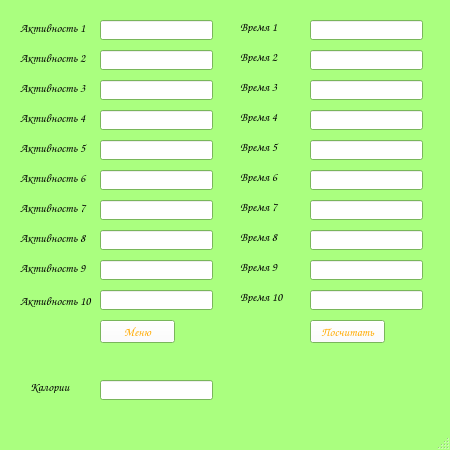
<?xml version="1.0" encoding="UTF-8"?>
<ui version="4.0">
 <class>BurnedcalorieWindow</class>
 <widget class="QMainWindow" name="BurnedcalorieWindow">
  <property name="geometry">
   <rect>
    <x>0</x>
    <y>0</y>
    <width>450</width>
    <height>450</height>
   </rect>
  </property>
  <property name="palette">
   <palette>
    <active>
     <colorrole role="WindowText">
      <brush brushstyle="SolidPattern">
       <color alpha="255">
        <red>0</red>
        <green>0</green>
        <blue>0</blue>
       </color>
      </brush>
     </colorrole>
     <colorrole role="Button">
      <brush brushstyle="SolidPattern">
       <color alpha="255">
        <red>255</red>
        <green>255</green>
        <blue>255</blue>
       </color>
      </brush>
     </colorrole>
     <colorrole role="Dark">
      <brush brushstyle="SolidPattern">
       <color alpha="255">
        <red>170</red>
        <green>255</green>
        <blue>127</blue>
       </color>
      </brush>
     </colorrole>
     <colorrole role="Text">
      <brush brushstyle="SolidPattern">
       <color alpha="255">
        <red>0</red>
        <green>0</green>
        <blue>0</blue>
       </color>
      </brush>
     </colorrole>
     <colorrole role="ButtonText">
      <brush brushstyle="SolidPattern">
       <color alpha="255">
        <red>255</red>
        <green>170</green>
        <blue>0</blue>
       </color>
      </brush>
     </colorrole>
     <colorrole role="Base">
      <brush brushstyle="SolidPattern">
       <color alpha="255">
        <red>255</red>
        <green>255</green>
        <blue>255</blue>
       </color>
      </brush>
     </colorrole>
     <colorrole role="Window">
      <brush brushstyle="SolidPattern">
       <color alpha="255">
        <red>170</red>
        <green>255</green>
        <blue>127</blue>
       </color>
      </brush>
     </colorrole>
    </active>
    <inactive>
     <colorrole role="WindowText">
      <brush brushstyle="SolidPattern">
       <color alpha="255">
        <red>0</red>
        <green>0</green>
        <blue>0</blue>
       </color>
      </brush>
     </colorrole>
     <colorrole role="Button">
      <brush brushstyle="SolidPattern">
       <color alpha="255">
        <red>255</red>
        <green>255</green>
        <blue>255</blue>
       </color>
      </brush>
     </colorrole>
     <colorrole role="Dark">
      <brush brushstyle="SolidPattern">
       <color alpha="255">
        <red>170</red>
        <green>255</green>
        <blue>127</blue>
       </color>
      </brush>
     </colorrole>
     <colorrole role="Text">
      <brush brushstyle="SolidPattern">
       <color alpha="255">
        <red>0</red>
        <green>0</green>
        <blue>0</blue>
       </color>
      </brush>
     </colorrole>
     <colorrole role="ButtonText">
      <brush brushstyle="SolidPattern">
       <color alpha="255">
        <red>255</red>
        <green>170</green>
        <blue>0</blue>
       </color>
      </brush>
     </colorrole>
     <colorrole role="Base">
      <brush brushstyle="SolidPattern">
       <color alpha="255">
        <red>255</red>
        <green>255</green>
        <blue>255</blue>
       </color>
      </brush>
     </colorrole>
     <colorrole role="Window">
      <brush brushstyle="SolidPattern">
       <color alpha="255">
        <red>170</red>
        <green>255</green>
        <blue>127</blue>
       </color>
      </brush>
     </colorrole>
    </inactive>
    <disabled>
     <colorrole role="WindowText">
      <brush brushstyle="SolidPattern">
       <color alpha="255">
        <red>170</red>
        <green>255</green>
        <blue>127</blue>
       </color>
      </brush>
     </colorrole>
     <colorrole role="Button">
      <brush brushstyle="SolidPattern">
       <color alpha="255">
        <red>255</red>
        <green>255</green>
        <blue>255</blue>
       </color>
      </brush>
     </colorrole>
     <colorrole role="Dark">
      <brush brushstyle="SolidPattern">
       <color alpha="255">
        <red>170</red>
        <green>255</green>
        <blue>127</blue>
       </color>
      </brush>
     </colorrole>
     <colorrole role="Text">
      <brush brushstyle="SolidPattern">
       <color alpha="255">
        <red>170</red>
        <green>255</green>
        <blue>127</blue>
       </color>
      </brush>
     </colorrole>
     <colorrole role="ButtonText">
      <brush brushstyle="SolidPattern">
       <color alpha="255">
        <red>170</red>
        <green>255</green>
        <blue>127</blue>
       </color>
      </brush>
     </colorrole>
     <colorrole role="Base">
      <brush brushstyle="SolidPattern">
       <color alpha="255">
        <red>170</red>
        <green>255</green>
        <blue>127</blue>
       </color>
      </brush>
     </colorrole>
     <colorrole role="Window">
      <brush brushstyle="SolidPattern">
       <color alpha="255">
        <red>170</red>
        <green>255</green>
        <blue>127</blue>
       </color>
      </brush>
     </colorrole>
    </disabled>
   </palette>
  </property>
  <property name="font">
   <font>
    <family>Comic Sans MS</family>
   </font>
  </property>
  <property name="cursor">
   <cursorShape>UpArrowCursor</cursorShape>
  </property>
  <property name="windowTitle">
   <string>СЧЕТЧИК КАЛОРИЙ</string>
  </property>
  <property name="windowIcon">
   <iconset>
    <normaloff>images/carrotico.ico</normaloff>images/carrotico.ico</iconset>
  </property>
  <widget class="QWidget" name="centralwidget">
   <widget class="QPushButton" name="returnmenu">
    <property name="geometry">
     <rect>
      <x>100</x>
      <y>320</y>
      <width>75</width>
      <height>23</height>
     </rect>
    </property>
    <property name="text">
     <string>Меню</string>
    </property>
   </widget>
   <widget class="QPushButton" name="burnedcounter">
    <property name="geometry">
     <rect>
      <x>310</x>
      <y>320</y>
      <width>75</width>
      <height>23</height>
     </rect>
    </property>
    <property name="text">
     <string>Посчитать</string>
    </property>
   </widget>
   <widget class="QLabel" name="activity1label">
    <property name="geometry">
     <rect>
      <x>20</x>
      <y>20</y>
      <width>71</width>
      <height>16</height>
     </rect>
    </property>
    <property name="text">
     <string>Активность 1</string>
    </property>
   </widget>
   <widget class="QLineEdit" name="activity1lineEdit">
    <property name="geometry">
     <rect>
      <x>100</x>
      <y>20</y>
      <width>113</width>
      <height>20</height>
     </rect>
    </property>
   </widget>
   <widget class="QLineEdit" name="activity2lineEdit">
    <property name="geometry">
     <rect>
      <x>100</x>
      <y>50</y>
      <width>113</width>
      <height>20</height>
     </rect>
    </property>
   </widget>
   <widget class="QLineEdit" name="activity3lineEdit">
    <property name="geometry">
     <rect>
      <x>100</x>
      <y>80</y>
      <width>113</width>
      <height>20</height>
     </rect>
    </property>
   </widget>
   <widget class="QLineEdit" name="activity4lineEdit">
    <property name="geometry">
     <rect>
      <x>100</x>
      <y>110</y>
      <width>113</width>
      <height>20</height>
     </rect>
    </property>
   </widget>
   <widget class="QLineEdit" name="activity5lineEdit">
    <property name="geometry">
     <rect>
      <x>100</x>
      <y>140</y>
      <width>113</width>
      <height>20</height>
     </rect>
    </property>
   </widget>
   <widget class="QLineEdit" name="activity6lineEdit">
    <property name="geometry">
     <rect>
      <x>100</x>
      <y>170</y>
      <width>113</width>
      <height>20</height>
     </rect>
    </property>
   </widget>
   <widget class="QLineEdit" name="activity7lineEdit">
    <property name="geometry">
     <rect>
      <x>100</x>
      <y>200</y>
      <width>113</width>
      <height>20</height>
     </rect>
    </property>
   </widget>
   <widget class="QLineEdit" name="activity8lineEdit">
    <property name="geometry">
     <rect>
      <x>100</x>
      <y>230</y>
      <width>113</width>
      <height>20</height>
     </rect>
    </property>
   </widget>
   <widget class="QLineEdit" name="activity9lineEdit">
    <property name="geometry">
     <rect>
      <x>100</x>
      <y>260</y>
      <width>113</width>
      <height>20</height>
     </rect>
    </property>
   </widget>
   <widget class="QLineEdit" name="activity10lineEdit">
    <property name="geometry">
     <rect>
      <x>100</x>
      <y>290</y>
      <width>113</width>
      <height>20</height>
     </rect>
    </property>
   </widget>
   <widget class="QLabel" name="activity2label">
    <property name="geometry">
     <rect>
      <x>20</x>
      <y>50</y>
      <width>71</width>
      <height>16</height>
     </rect>
    </property>
    <property name="text">
     <string>Активность 2</string>
    </property>
   </widget>
   <widget class="QLabel" name="activity3label">
    <property name="geometry">
     <rect>
      <x>20</x>
      <y>80</y>
      <width>71</width>
      <height>16</height>
     </rect>
    </property>
    <property name="text">
     <string>Активность 3</string>
    </property>
   </widget>
   <widget class="QLabel" name="activity4label">
    <property name="geometry">
     <rect>
      <x>20</x>
      <y>110</y>
      <width>71</width>
      <height>16</height>
     </rect>
    </property>
    <property name="text">
     <string>Активность 4</string>
    </property>
   </widget>
   <widget class="QLabel" name="activity5label">
    <property name="geometry">
     <rect>
      <x>20</x>
      <y>140</y>
      <width>71</width>
      <height>16</height>
     </rect>
    </property>
    <property name="text">
     <string>Активность 5</string>
    </property>
   </widget>
   <widget class="QLabel" name="activity6label">
    <property name="geometry">
     <rect>
      <x>20</x>
      <y>170</y>
      <width>71</width>
      <height>16</height>
     </rect>
    </property>
    <property name="text">
     <string>Активность 6</string>
    </property>
   </widget>
   <widget class="QLabel" name="activity7label">
    <property name="geometry">
     <rect>
      <x>20</x>
      <y>200</y>
      <width>71</width>
      <height>16</height>
     </rect>
    </property>
    <property name="text">
     <string>Активность 7</string>
    </property>
   </widget>
   <widget class="QLabel" name="activity8label">
    <property name="geometry">
     <rect>
      <x>20</x>
      <y>230</y>
      <width>71</width>
      <height>16</height>
     </rect>
    </property>
    <property name="text">
     <string>Активность 8</string>
    </property>
   </widget>
   <widget class="QLabel" name="activity9label">
    <property name="geometry">
     <rect>
      <x>20</x>
      <y>260</y>
      <width>71</width>
      <height>16</height>
     </rect>
    </property>
    <property name="text">
     <string>Активность 9</string>
    </property>
   </widget>
   <widget class="QLabel" name="activity10label">
    <property name="geometry">
     <rect>
      <x>20</x>
      <y>290</y>
      <width>81</width>
      <height>21</height>
     </rect>
    </property>
    <property name="text">
     <string>Активность 10</string>
    </property>
   </widget>
   <widget class="QLabel" name="time1label">
    <property name="geometry">
     <rect>
      <x>240</x>
      <y>20</y>
      <width>47</width>
      <height>13</height>
     </rect>
    </property>
    <property name="text">
     <string>Время 1</string>
    </property>
   </widget>
   <widget class="QLabel" name="time2label">
    <property name="geometry">
     <rect>
      <x>240</x>
      <y>50</y>
      <width>47</width>
      <height>13</height>
     </rect>
    </property>
    <property name="text">
     <string>Время 2</string>
    </property>
   </widget>
   <widget class="QLabel" name="time3label">
    <property name="geometry">
     <rect>
      <x>240</x>
      <y>80</y>
      <width>47</width>
      <height>13</height>
     </rect>
    </property>
    <property name="text">
     <string>Время 3</string>
    </property>
   </widget>
   <widget class="QLabel" name="time4label">
    <property name="geometry">
     <rect>
      <x>240</x>
      <y>110</y>
      <width>47</width>
      <height>13</height>
     </rect>
    </property>
    <property name="text">
     <string>Время 4</string>
    </property>
   </widget>
   <widget class="QLabel" name="time5label">
    <property name="geometry">
     <rect>
      <x>240</x>
      <y>140</y>
      <width>47</width>
      <height>13</height>
     </rect>
    </property>
    <property name="text">
     <string>Время 5</string>
    </property>
   </widget>
   <widget class="QLabel" name="time6label">
    <property name="geometry">
     <rect>
      <x>240</x>
      <y>170</y>
      <width>47</width>
      <height>13</height>
     </rect>
    </property>
    <property name="text">
     <string>Время 6 </string>
    </property>
   </widget>
   <widget class="QLabel" name="time7label">
    <property name="geometry">
     <rect>
      <x>240</x>
      <y>200</y>
      <width>47</width>
      <height>13</height>
     </rect>
    </property>
    <property name="text">
     <string>Время 7</string>
    </property>
   </widget>
   <widget class="QLabel" name="time8label">
    <property name="geometry">
     <rect>
      <x>240</x>
      <y>230</y>
      <width>47</width>
      <height>13</height>
     </rect>
    </property>
    <property name="text">
     <string>Время 8 </string>
    </property>
   </widget>
   <widget class="QLabel" name="time9label">
    <property name="geometry">
     <rect>
      <x>240</x>
      <y>260</y>
      <width>47</width>
      <height>13</height>
     </rect>
    </property>
    <property name="text">
     <string>Время 9</string>
    </property>
   </widget>
   <widget class="QLabel" name="time10label">
    <property name="geometry">
     <rect>
      <x>240</x>
      <y>290</y>
      <width>47</width>
      <height>13</height>
     </rect>
    </property>
    <property name="text">
     <string>Время 10</string>
    </property>
   </widget>
   <widget class="QLineEdit" name="time1lineEdit">
    <property name="geometry">
     <rect>
      <x>310</x>
      <y>20</y>
      <width>113</width>
      <height>20</height>
     </rect>
    </property>
   </widget>
   <widget class="QLineEdit" name="time2lineEdit">
    <property name="geometry">
     <rect>
      <x>310</x>
      <y>50</y>
      <width>113</width>
      <height>20</height>
     </rect>
    </property>
   </widget>
   <widget class="QLineEdit" name="time3lineEdit">
    <property name="geometry">
     <rect>
      <x>310</x>
      <y>80</y>
      <width>113</width>
      <height>20</height>
     </rect>
    </property>
   </widget>
   <widget class="QLineEdit" name="time4lineEdit">
    <property name="geometry">
     <rect>
      <x>310</x>
      <y>110</y>
      <width>113</width>
      <height>20</height>
     </rect>
    </property>
   </widget>
   <widget class="QLineEdit" name="time5lineEdit">
    <property name="geometry">
     <rect>
      <x>310</x>
      <y>140</y>
      <width>113</width>
      <height>20</height>
     </rect>
    </property>
   </widget>
   <widget class="QLineEdit" name="time6lineEdit">
    <property name="geometry">
     <rect>
      <x>310</x>
      <y>170</y>
      <width>113</width>
      <height>20</height>
     </rect>
    </property>
   </widget>
   <widget class="QLineEdit" name="time7lineEdit">
    <property name="geometry">
     <rect>
      <x>310</x>
      <y>200</y>
      <width>113</width>
      <height>20</height>
     </rect>
    </property>
   </widget>
   <widget class="QLineEdit" name="time8lineEdit">
    <property name="geometry">
     <rect>
      <x>310</x>
      <y>230</y>
      <width>113</width>
      <height>20</height>
     </rect>
    </property>
   </widget>
   <widget class="QLineEdit" name="time9lineEdit">
    <property name="geometry">
     <rect>
      <x>310</x>
      <y>260</y>
      <width>113</width>
      <height>20</height>
     </rect>
    </property>
   </widget>
   <widget class="QLineEdit" name="time10lineEdit">
    <property name="geometry">
     <rect>
      <x>310</x>
      <y>290</y>
      <width>113</width>
      <height>20</height>
     </rect>
    </property>
   </widget>
   <widget class="QLineEdit" name="burnedlineEdit">
    <property name="geometry">
     <rect>
      <x>100</x>
      <y>380</y>
      <width>113</width>
      <height>20</height>
     </rect>
    </property>
   </widget>
   <widget class="QLabel" name="burnedlabel">
    <property name="geometry">
     <rect>
      <x>30</x>
      <y>380</y>
      <width>47</width>
      <height>13</height>
     </rect>
    </property>
    <property name="text">
     <string>Калории</string>
    </property>
   </widget>
  </widget>
  <widget class="QMenuBar" name="menubar">
   <property name="geometry">
    <rect>
     <x>0</x>
     <y>0</y>
     <width>450</width>
     <height>21</height>
    </rect>
   </property>
  </widget>
  <widget class="QStatusBar" name="statusbar"/>
 </widget>
 <resources/>
 <connections/>
</ui>
